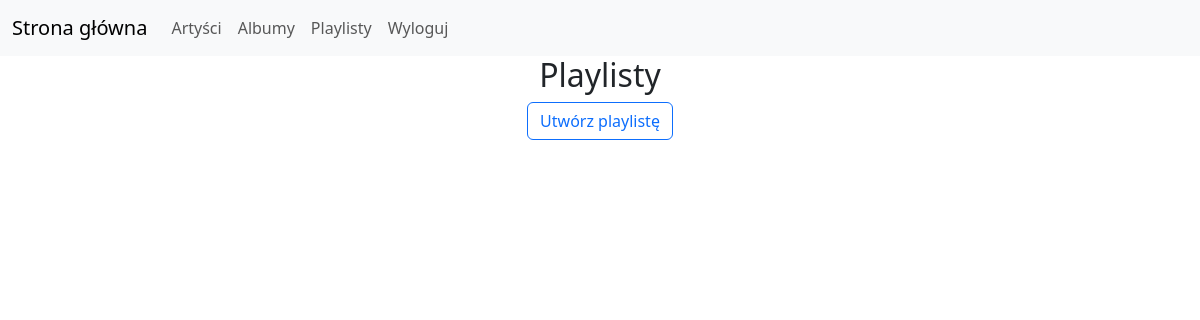
/playlists (signed in), run on an earlier commit of the app's database.
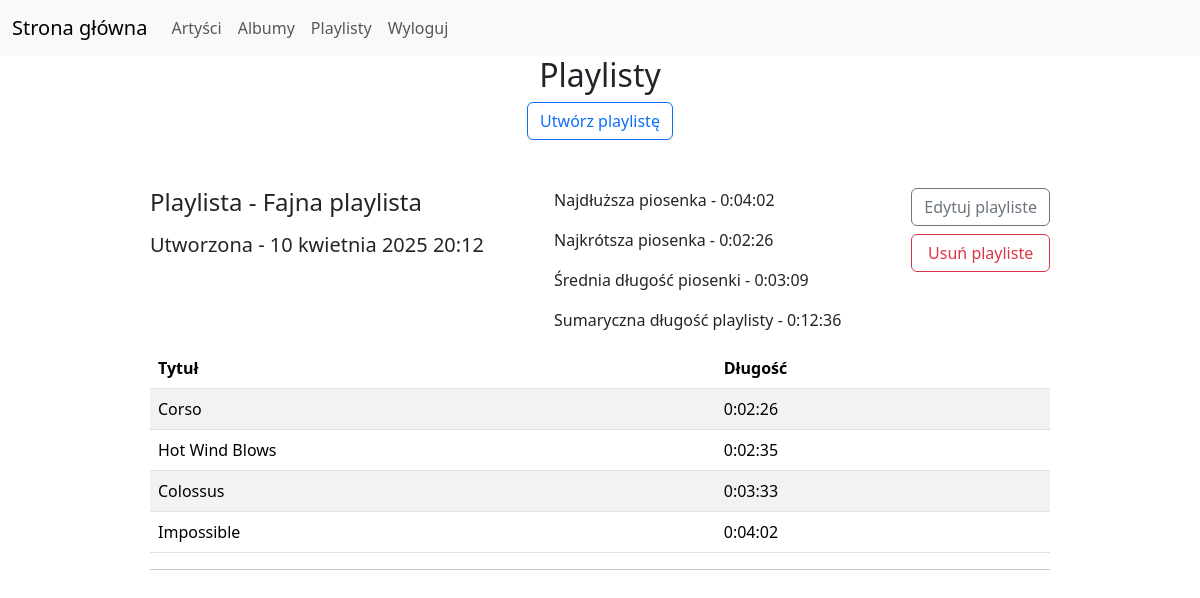
And on a later commit of the database.
### bumbox/models.py (models this page shows, shortened)
class Playlist(models.Model):
  name = models.CharField(max_length=100, blank=False)
  profile = models.ForeignKey(Profile, on_delete=models.CASCADE, related_name='playlists')
  tracks = models.ManyToManyField(Track, related_name='playlists')
  created_at = models.DateTimeField(auto_now_add=True)

class Track(models.Model):
  title = models.CharField(max_length=200, blank=False)
  album = models.ForeignKey(Album, on_delete=models.CASCADE, related_name='tracks')
  duration = models.DurationField(blank=False)

### bumbox/views.py (the view)
# urls.py: path('playlists', views.playlists, name='playlists'),
@login_required
def playlists(request):
  profile = Profile.objects.get(user=request.user)
  playlists = Playlist.objects.all().filter(profile_id=profile.pk).prefetch_related('tracks')
  playlists_with_stats = []
  for playlist in playlists:
    stats = playlist.tracks.aggregate(longest=Max('duration'), shortest=Min('duration'), average=Avg('duration'), total=Sum('duration'))
    playlists_with_stats.append({'playlist': playlist, 'stats': stats})
  return render(request, 'user/playlists.html', {'playlists_with_stats': playlists_with_stats})

### bumbox/templates/user/playlists.html
{% extends "index.html" %} {% block content %}
<h2>Playlisty</h2>
<a href="{% url 'add-playlist' %}" class="btn btn-outline-primary mb-5"
	>Utwórz playlistę</a
>
{% for item in playlists_with_stats %}
<div class="d-flex gap-5 justify-content-between">
	<div class="d-flex flex-column gap-2 justify-content-start align-items-start">
		<h4>Playlista - {{item.playlist.name}}</h4>
		<h5>Utworzona - {{item.playlist.created_at}}</h5>
	</div>
	<div class="d-flex flex-column justify-content-start align-items-start">
		<p>Najdłuższa piosenka - {{item.stats.longest}}</p>
		<p>Najkrótsza piosenka - {{item.stats.shortest}}</p>
		<p>Średnia długość piosenki - {{item.stats.average}}</p>
		<p>Sumaryczna długość playlisty - {{item.stats.total}}</p>
	</div>
	<div class="d-flex flex-column gap-2 justify-content-start align-items-start">
		<a
			href="{% url 'update-playlist' item.playlist.pk %}"
			class="btn btn-outline-secondary w-100"
			>Edytuj playliste</a
		>
		<a
			href="{% url 'delete-playlist' item.playlist.pk %}"
			class="btn btn-outline-danger w-100"
			>Usuń playliste</a
		>
	</div>
</div>
{% if item.playlist.tracks.all %}
<table class="table table-striped">
	<thead>
		<tr>
			<th scope="col">Tytuł</th>
			<th scope="col">Długość</th>
		</tr>
	</thead>
	<tbody>
		{% for track in item.playlist.tracks.all %}
		<tr>
			<td>{{track.title}}</td>
			<td>{{track.duration}}</td>
		</tr>
		{% endfor %}
	</tbody>
</table>
<hr class="divider" />
{% endif %} {% endfor %} {% endblock %}

What changed in the data, as far as the page shows it:
added Playlist: playlist.name "Fajna playlista", playlist.created_at "10 kwietnia 2025 20:12", stats.longest "0:04:02", stats.shortest "0:02:26", stats.average "0:03:09", stats.total "0:12:36"
now on this page (row unchanged): Track: title "Corso", duration "0:02:26"
now on this page (row unchanged): Track: title "Hot Wind Blows", duration "0:02:35"
now on this page (row unchanged): Track: title "Colossus", duration "0:03:33"
now on this page (row unchanged): Track: title "Impossible", duration "0:04:02"
